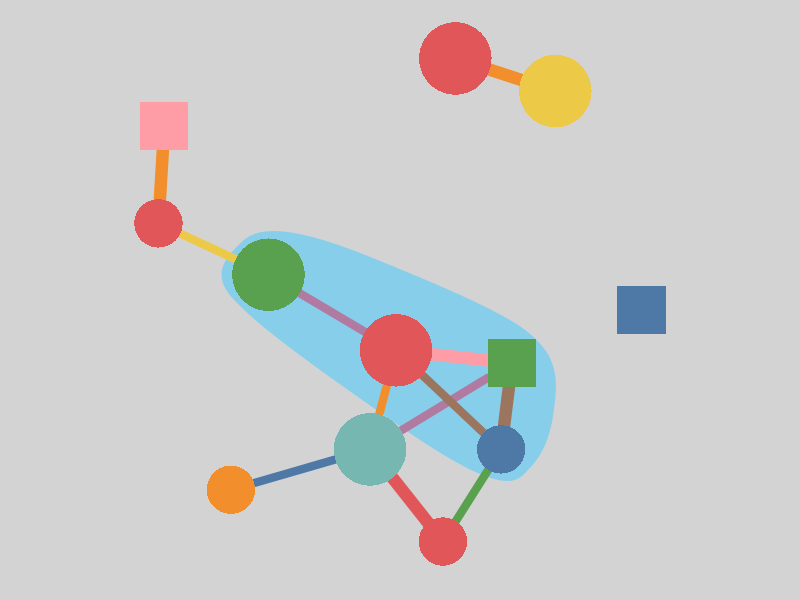

This chart was generated by the following R code:
library(igraph)
set.seed(13)
GR <- erdos.renyi.game(
  12,
  0.2,
  type = c("gnp", "gnm"),
  directed = F,
  loops = FALSE
)

par(mar = rep(0, 4), bg="lightgray")
plot(GR,
     vertex.label = NA,
     mark.groups = list(c(1,7,3,4)),
     mark.col = "skyblue", alpha = 0.3,
     mark.border = F,
     mark.expand = 20,
     vertex.color = sample(palette.colors(9, palette = "Tableau"), 12, replace = T),
     edge.color = sample(palette.colors(9, palette = "Tableau"), 13, replace = T),
     vertex.frame.color = NA,
     vertex.shape = sample(c("circle", "circle", "circle", "square"), 12, replace = T),
     vertex.size = sample(c(20, 30), 12, replace = T),
     edge.width = sample(c(8, 12), 12, replace = T))
